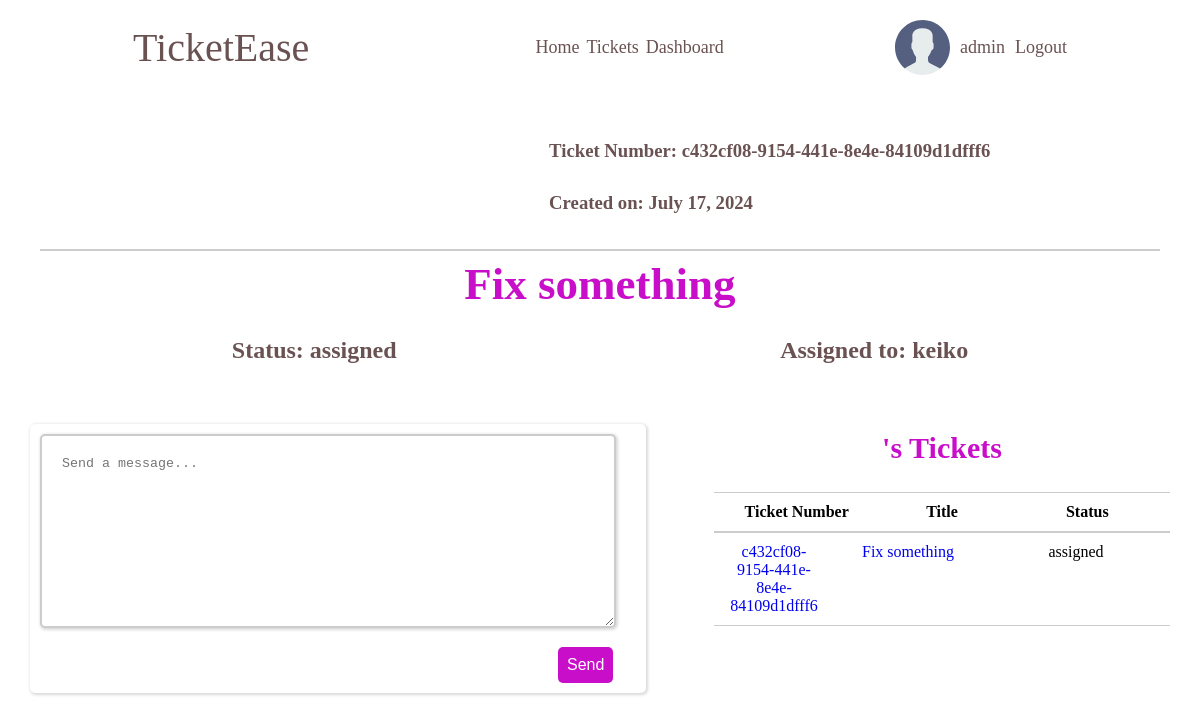
/tickets/fix-something/ (signed in), run on the app's committed database.
### accounts/models.py (models this page shows)
class CustomUser(AbstractUser):
    USER_TYPE = (
        ('client', 'client'),
        ('engineer', 'engineer'),
    )
    email = models.EmailField()
    bio = models.TextField()
    user_type = models.CharField(max_length=10, choices=USER_TYPE, default='client')
    avatar = models.ImageField(null=True, default="avatars/default_avatar.svg", upload_to='avatars/')

### tickets/models.py (models this page shows, shortened)
class Ticket(models.Model):
    STATUS = (
        ('open', 'open'),
        ('assigned', 'assigned'),
        ('closed', 'closed'),
    )
    ticket_id = models.UUIDField(default=uuid.uuid4)
    slug = models.SlugField(unique=True)
    title = models.CharField(max_length=100)
    description = models.TextField()
    status = models.CharField(max_length=100, choices=STATUS, default='open')
    attachments = models.ImageField(null=True, blank=True, upload_to='attachments/')
    created_by = models.ForeignKey(CustomUser, on_delete=models.SET_NULL, null=True, related_name='created_by')
    assigned_to = models.ForeignKey(CustomUser, on_delete=models.SET_NULL, null=True, blank=True, related_name='assigned_to')
    accepted_on = models.DateTimeField(null=True, blank=True)
    closed_on = models.DateTimeField(null=True, blank=True)
    updated_on = models.DateTimeField(auto_now=True)
    created_on = models.DateTimeField(auto_now_add=True)

### tickets/views.py (the view)
# urls.py: path('tickets/<slug:slug>/', ticketDetails, name='ticket-details'),
@login_required(login_url=('account_login'))
def ticketDetails(request, slug):
    ticket = Ticket.objects.get(slug=slug)
    msg = ticket.messages.all().order_by('sent_on')  # msg = messages
    if request.method == 'POST':
        ticket_message = TicketMessage.objects.create(
            sender=request.user,
            ticket=ticket,
            message=request.POST.get('message')
        )
    context = {
        'ticket': ticket,
        'msg': msg
    }
    return render(request, 'tickets/ticket-details.html', context)

### tickets/templates/tickets/ticket-details.html (shortened to what this page needs)
{% extends 'tickets/index.html' %}
{% load static %}
{% block css %}
    <link rel="stylesheet" href="{% static  'tickets/styles/ticket-details.css' %}">
{% endblock %}
{% block content %}
<section class="detail-ticket-container">
    <section class="ticket-header">
        <div class="ticket-info">
            <div class="ticket-details">
                <h3>Ticket Number: {{ ticket.ticket_id }}</h3>
            </div>
            <div class="ticket-details">
                <h3>Created on: {{ ticket.created_on | date:'F j, Y' }}</h3>
            </div>
        </div>
    </section>
    <div class="title">
        <h1>{{ticket.title}}</h1>
    </div>
    <div class="ticket-status" style="display: flex; justify-content: space-around;">
        <div class="status">
            <h4> Status: {{ ticket.status }}</h4>
        </div>
        {% if ticket.status == 'open' and request.user.is_authenticated  and request.user.user_type == 'engineer'%}
        <div class="btn-assigned">
            <div class="accept-btn">
                <form method="post" action="{% url 'accept-ticket' slug=ticket.slug %}">
                    {% csrf_token %}
                    <button type="submit">Accept Ticket</button>
                </form>
            </div>
        {% elif ticket.status == 'assigned' %}
            <div class="accepted">
                <h4>Assigned to: {{ ticket.assigned_to }}</h4>
            </div>
        {% endif %}
        </div>
    </div>
    <div class="message-client-sections">
        <section class="messages-section">
            <div class="message-form">
                <form method="post">
                    <textarea name="message" id="message-input" cols="100" rows="10" placeholder="Send a message..."></textarea>
                    <button type="submit">Send</button>
                </form>
            </div>
        </section>
        <section class="clients-tickets">
            <section class="title">
                <h4>{{ ticket.created_by.first_name }} {{ ticket.created_by.last_name }}'s Tickets</h4>
            </section>
            <div class="ticket-list">
                <div class="ticket-row header">
                    <div>Ticket Number</div>
                    <div>Title</div>
                    <div>Status</div>
                </div>
                <div class="ticket-row">
                    <div class="ticket_number"> <a href="{% url 'ticket-details' slug=ticket.slug %}">{{ ticket.ticket_id }}</a></div>
                    <div><a href="{% url 'ticket-details' slug=ticket.slug %}">{{ ticket.title }}</a></div>
                    <div>{{ ticket.status }}</div>
                </div>
            </div>
        </section>
    </div>
{% endblock %}

### tickets/templates/tickets/navbar.html
{% load static %}
<section class="top-nav">
    <div class="logo">
        <a href="{% url 'home' %}">TicketEase</a>
    </div>
    <nav class="nav-links">
        <a href="{% url 'home' %}">Home</a>
        <a href="{% url 'tickets-view' %}">Tickets</a>
        <a href="">Dashboard</a>
    </nav>
    <section class="auth">
        {% if user.is_authenticated %}
            <a href="#" class="avatar avatar--medium active">
                {% if user.avatar %}
                    <img src="{{ user.avatar.url }}" alt="{{ user.username }}" />
                {% else %}
                    <img src="{% static 'media/avatars/default_avatar.svg' %}" alt="{{ user.username }}" />
                {% endif %}
                {{user.username}}
            </a>
            <a href="{% url 'account_logout' %}">Logout</a>
        {% else %}
            <a href="{% url 'account_login' %}">Login</a>
            <a href="{% url 'account_signup' %}">Register</a>
        {% endif %}
    </section>
</section>

### tickets/static/tickets/styles/main.css (style rules this page uses)
:root { --box-shadow: 1px 1px 3px 1px rgba(0, 0, 0, 0.15); --button-color: rgb(201, 14, 201); --button-color-hover: rgb(128, 0, 128); --text-color: rgba(52, 19, 19, 0.733); --text-color-light: white; --title-color: rgb(201, 14, 201); }
* { margin: 0; padding: 0; box-sizing: border-box; }
a { cursor: pointer; text-decoration: none; }
button { background-color: var(--button-color); border-color: transparent; border-radius: 5px; color: var(--text-color-light); font-size: 16px; padding: 7px; width: fit-content; }
.title { text-align: center; padding: 7px; color: var(--title-color); font-size: 30px; }
.top-nav { align-items: center; color: var(--text-color); display: flex; justify-content: space-around; margin: 10px; padding: 10px; }
.top-nav a { color: var(--text-color); }
.logo { font-size: 40px; font-weight: 500; }
.nav-links { font-size: 18px; display: flex; gap: 7px; }
.auth { font-size: 18px; display: flex; align-items: center; gap: 10px; }
.avatar { display: flex; align-items: center; justify-content: flex-end; gap: 10px; }

### tickets/static/tickets/styles/ticket-details.css (style rules this page uses)
.detail-ticket-container { margin: 20px; }
.ticket-header { display: flex; justify-content: space-around; width: 100%; border-bottom: 2px solid #ccc; padding-bottom: 20px; }
.ticket-details { padding: 15px 0; color: var(--text-color); }
.message-client-sections { display: grid; grid-template-columns: 3fr 2fr; padding: 10px; margin: 20px; }
.messages-section { box-shadow: var(--box-shadow); max-height: fit-content; border-radius: 5px; padding-right: 20px; width: 90%; }
.message-form form { margin: 10px; }
.message-form form textarea { padding: 20px; color: var(--text-color); width: 100%; border: 2px solid #ccc; border-radius: 5px; box-shadow: var(--box-shadow); }
.message-form form button { margin-top: 15px; margin-left: 90%; }
.ticket-status { display: flex; justify-content: space-around; width: 100%; margin: 20px 0; }
.ticket-status h4 { font-size: 24px; color: var(--text-color); }
.ticket-list { display: flex; flex-direction: column; margin-top: 20px; }
.ticket-row { display: flex; justify-content: space-between; padding: 10px; border-top: 1px solid #ccc; border-bottom: 1px solid #ccc; }
.ticket-row.header { font-weight: bold; }
.ticket-row > div { flex: 1; text-align: center; }
.ticket_number { word-wrap: break-word; max-width: 100px; }

### data on the page
CustomUser: avatar (placeholder picture), username "admin"
Ticket: ticket_id "c432cf08-9154-441e-8e4e-84109d1dfff6", created_on "July 17, 2024", title "Fix something", status "assigned", assigned_to "keiko"
